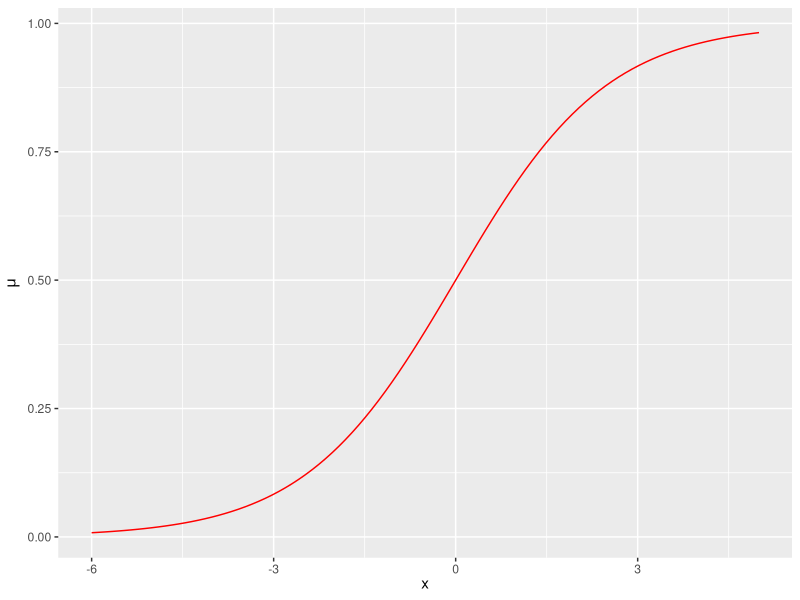

Recreate this plot in R. (Note: this script raises an error after producing the figure.)
## ---- chunk 1
#| include: true
#| echo: false

suppressPackageStartupMessages(library(knitr))
knitr::opts_chunk$set(echo = FALSE, message=FALSE,warning = FALSE, error = FALSE)
## ---- chunk 2
library(ggplot2)
expit=function(x) return(exp(x)/(1+exp(x)))
beta0=0
beta1=0.8 
ggplot(data.frame(x = c(-6, 5)), aes(x)) + 
  xlab(expression(x)) + 
  ylab(expression(mu)) + 
  stat_function(fun = function(x) expit(beta0+beta1*x), geom = "line", colour = "red")
## ---- chunk 3
#http://zevross.com/blog/2017/06/19/tips-and-tricks-for-working-with-images-and-figures-in-r-markdown-documents/
# options in r chunk settings
# out.width="100%"
# dpi=72

include_graphics("ELSfig71.png")
